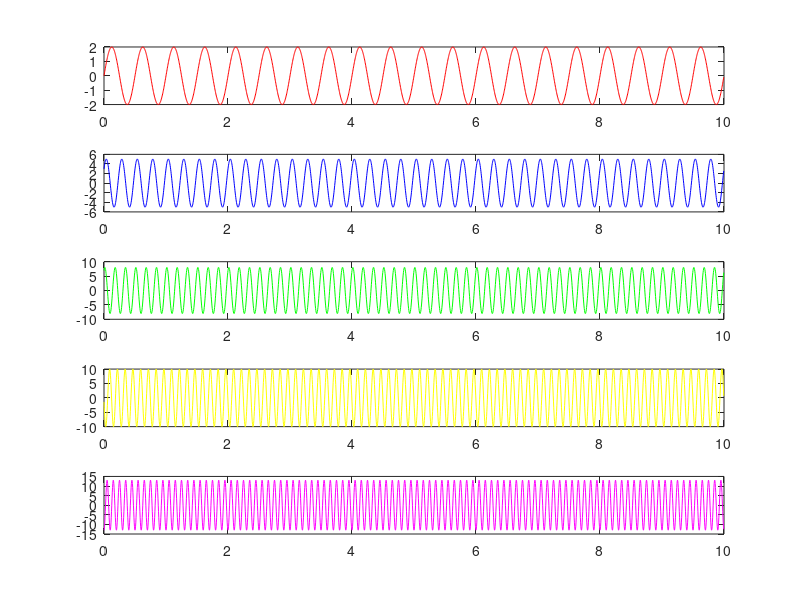

Write the MATLAB code that produced this figure. (Note: this script raises an error after producing the figure.)
%% Simulating Sine, Gaussian and Euler's Identity waves

% Simulating sine waves with multiple amplitdues/phases/frequencies


% Setting wave parameters
alpha = [ 2 5 8 10 13 ];
theta = [ 0 2/pi pi/3 -3 -pi/2 ];
freq = [ 2 4 6 8 10 ];

% Setting reading parameters
seconds = 10;
srate = 240;%Hz
pnts = srate * seconds;

times = [0:pnts-1]/srate;

% Initialize sinewave matrix
sinwaves = zeros(length(freq), length(times));

% Creating waves - fillling up the matrix
for n = 1:length(freq)
  sinwaves(n, :) = alpha(n) * sin(2 * pi * freq(n) * times + theta(n));
endfor

% Plotting sinewaves
colors = [ "r", "b", "g", "y", "m"];

figure(1)
for n = 1:length(freq)
  subplot(length(freq), 1, n)
  plot(times, sinwaves(n, :), "color", colors(n))
endfor


% Simulating gaussian waves with multiple peak times, full-width half-maximum, amplitude

% Setting gaussian parameters
peak_time = [ 1 2 3 4 5 ];
peak_ampl = [ 0.5 3 5 -2 -3];
fwhm = [ 0.3 0.5 0.7 0.99 0.2 ];

% Setting reading parameters
gaus_srate = 480; %Hz
gauss_times = -5:1/gaus_srate:10;

% Initialze gaussian waves matrix
gaussians = zeros(length(peak_time), length(gauss_times));

% Creating gaussians - filling up gaussian matrix
for n = 1:length(peak_time)
  gaussians(n, :) = peak_ampl(n)*exp((-4*log(2)*(gauss_times - peak_time(n)).^2)/fwhm(n)^2);
endfor

% Plotting Gaussians

fig(2)
for n = 1:length(peak_time)
  subplot(length(peak_time), 1, n)
  plot(gauss_times, gaussians(n, :), "color", colors(n)) 
  axis([0, 10])
endfor

% Simulating Euler's Identity

% Swetting the identity parameters

M = [ 1 3 5 7 9 -3 ]
k = [ pi/4 pi/2 pi 3*pi -pi/2 pi*2]

% Initializing euler's matrix
eulers = zeros(length(M), length(k))

% Plotting complex vectors described by euler's identity
eulers_color = [ "r", "b", "g", "y", "m", "c"];
figure(3)
for n = 1:length(M)
  subplot(length(M), 2, n)
  polar([0 k(n)], [0 M(n)], "color", eulers_color(n))
endfor



